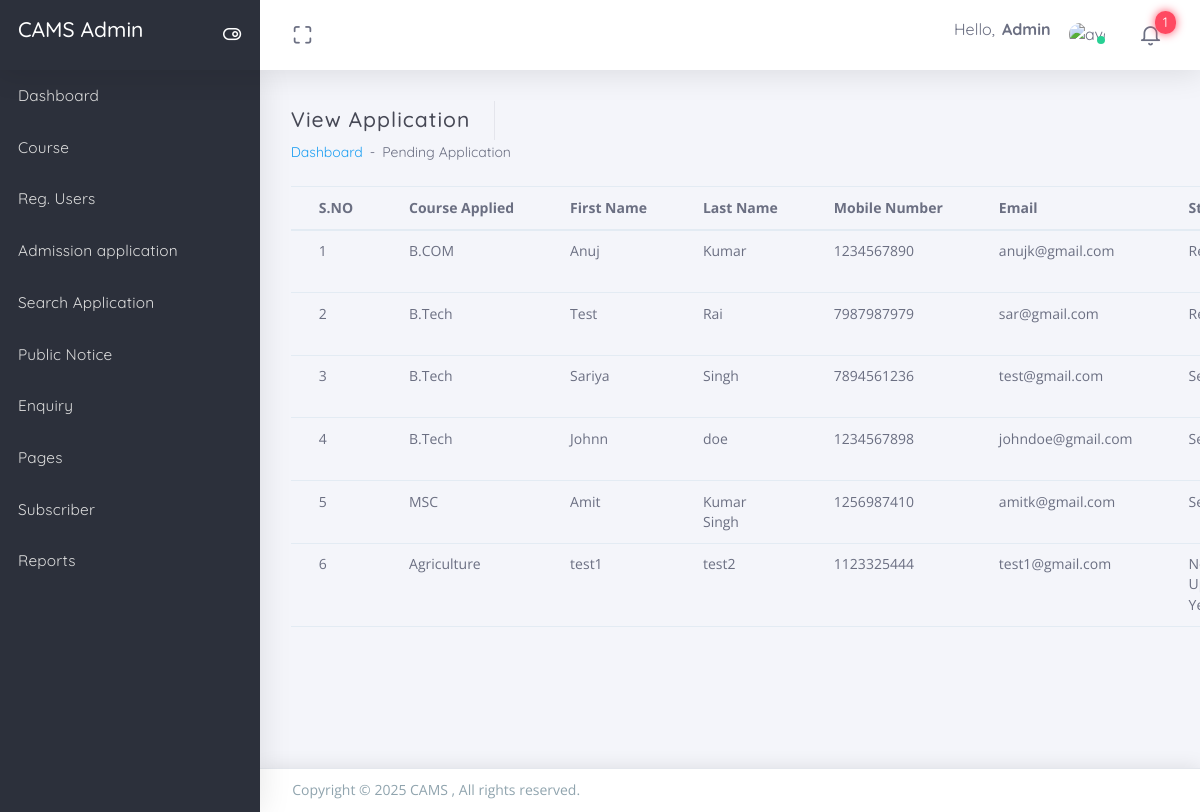
The page /uams/admin/all-application.php (signed in) on the database its author committed.
### tables this page shows
CREATE TABLE `tbladmapplications` (
  `ID` int(11) NOT NULL,
  `UserId` char(10) NOT NULL,
  `CourseApplied` varchar(120) DEFAULT NULL,
  `FatherName` varchar(120) DEFAULT NULL,
  `MotherName` varchar(120) DEFAULT NULL,
  `DOB` date DEFAULT NULL,
  `Nationality` varchar(120) DEFAULT NULL,
  `Gender` varchar(200) DEFAULT NULL,
  `Category` varchar(200) DEFAULT NULL,
  `CorrespondenceAdd` varchar(350) NOT NULL,
  `PermanentAdd` varchar(350) NOT NULL,
  `SecondaryBoard` varchar(120) DEFAULT NULL,
  `SecondaryBoardyop` varchar(120) DEFAULT NULL,
  `SecondaryBoardper` varchar(120) DEFAULT NULL,
  `SecondaryBoardstream` varchar(120) DEFAULT NULL,
  `SSecondaryBoard` varchar(120) DEFAULT NULL,
  `SSecondaryBoardyop` varchar(120) DEFAULT NULL,
  `SSecondaryBoardper` varchar(120) DEFAULT NULL,
  `SSecondaryBoardstream` varchar(120) DEFAULT NULL,
  `GraUni` varchar(120) DEFAULT NULL,
  `GraUniyop` varchar(120) DEFAULT NULL,
  `GraUnidper` varchar(120) DEFAULT NULL,
  `GraUnistream` varchar(120) DEFAULT NULL,
  `PGUni` varchar(120) DEFAULT NULL,
  `PGUniyop` varchar(120) DEFAULT NULL,
  `PGUniper` varchar(120) DEFAULT NULL,
  `PGUnistream` varchar(120) DEFAULT NULL,
  `TransferCertificate` varchar(120) DEFAULT NULL,
  `TenMarksheeet` varchar(120) DEFAULT NULL,
  `TwelveMarksheet` varchar(120) DEFAULT NULL,
  `GraduationCertificate` varchar(120) DEFAULT NULL,
  `PostgraduationCertificate` varchar(120) DEFAULT NULL,
  `Declaration` varchar(120) DEFAULT NULL,
  `Signature` varchar(120) DEFAULT NULL,
  `CourseApplieddate` timestamp NOT NULL DEFAULT current_timestamp(),
  `AdminRemark` varchar(255) DEFAULT NULL,
  `FeeAmount` decimal(10,0) DEFAULT NULL,
  `AdminStatus` varchar(20) DEFAULT NULL,
  `AdminRemarkDate` timestamp NULL DEFAULT NULL ON UPDATE current_timestamp(),
  `UserPic` varchar(200) DEFAULT NULL
);

CREATE TABLE `tbluser` (
  `ID` int(11) NOT NULL,
  `FirstName` varchar(45) DEFAULT NULL,
  `LastName` varchar(45) DEFAULT NULL,
  `MobileNumber` bigint(10) DEFAULT NULL,
  `Email` varchar(120) DEFAULT NULL,
  `Password` varchar(60) DEFAULT NULL,
  `PostingDate` timestamp NULL DEFAULT current_timestamp()
);

### uams/admin/all-application.php (the view, shortened to what this page needs)
<?php
include('includes/dbconnection.php');
if (strlen($_SESSION['aid']==0)) {
  header('location:logout.php');
  } else{
?>
<!DOCTYPE html>
<html class="loading" lang="en" data-textdirection="ltr">
<head>
  <link href="https://maxcdn.icons8.com/fonts/line-awesome/1.1/css/line-awesome.min.css"
  rel="stylesheet">
</head>
<body class="vertical-layout vertical-menu-modern 2-columns   menu-expanded fixed-navbar"
data-open="click" data-menu="vertical-menu-modern" data-col="2-columns">
<?php include('includes/header.php');?>
<?php include('includes/leftbar.php');?>
  <div class="app-content content">
    <div class="content-wrapper">
      <div class="content-header row">
        <div class="content-header-left col-md-6 col-12 mb-2 breadcrumb-new">
          <h3 class="content-header-title mb-0 d-inline-block">
           View Application
          </h3>
          <div class="row breadcrumbs-top d-inline-block">
            <div class="breadcrumb-wrapper col-12">
              <ol class="breadcrumb">
                <li class="breadcrumb-item"><a href="dashboard.php">Dashboard</a>
                </li>
                <li class="breadcrumb-item active">Pending Application
                </li>
              </ol>
            </div>
          </div>
        </div>
      </div>
      <div class="content-body">
<table class="table mb-0">
 <thead>
                <tr>
                  <th>S.NO</th>
                  <th>Course Applied</th>
                  <th>First Name</th>
                  <th>Last Name</th>
                   <th>Mobile Number</th>
                   <th>Email</th>
                   <th>Status</th>
                </tr>
              </thead>
  <?php
$ret=mysqli_query($con,"select tbladmapplications.CourseApplied,tbladmapplications.AdminStatus,tbladmapplications.ID as apid, tbluser.FirstName,tbluser.LastName,tbluser.MobileNumber,tbluser.Email from  tbladmapplications inner join tbluser on tbluser.ID=tbladmapplications.UserId");
$cnt=1;
while ($row=mysqli_fetch_array($ret)) {
?>
                <tr>
                  <td><?php echo $cnt;?></td>
                       <td><?php  echo $row['CourseApplied'];?></td>
                  <td><?php  echo $row['FirstName'];?></td>
                  <td><?php  echo $row['LastName'];?></td>
                   <td><?php  echo $row['MobileNumber'];?></td>
                    <td><?php  echo $row['Email'];?></td>
         <?php if($row['AdminStatus']==""){ ?>
                     <td><?php echo "Not Updated Yet"; ?></td>
<?php } if($row['AdminStatus']=="1"){ ?>                  <td><?php  echo "Selected";?></td>
<?php } if($row['AdminStatus']=="2"){ ?>
   <td><?php  echo "Rejected";?>
                  </td>
                  <?php } ?>
                </tr>
                <?php
$cnt=$cnt+1;
}?>
</table>
</div>
      </div>
      </div>
<?php include('includes/footer.php');?>
</body>
</html>
<?php  } ?>

### uams/admin/includes/header.php (shortened to what this page needs)
  <link rel="stylesheet" type="text/css" href="../app-assets/css/vendors.css">
  <link rel="stylesheet" type="text/css" href="../app-assets/css/app.css">
  <link rel="stylesheet" type="text/css" href="../app-assets/css/core/menu/menu-types/vertical-menu-modern.css">
  <link rel="stylesheet" type="text/css" href="../app-assets/css/core/colors/palette-gradient.css">
  <link rel="stylesheet" type="text/css" href="../app-assets/css/plugins/forms/extended/form-extended.css">
<nav class="header-navbar navbar-expand-md navbar navbar-with-menu navbar-without-dd-arrow fixed-top navbar-semi-dark navbar-shadow">
    <div class="navbar-wrapper">
      <div class="navbar-header">
        <ul class="nav navbar-nav flex-row">
          <li class="nav-item mr-auto">
            <a class="navbar-brand" href="dashboard.php">
              <h3 class="brand-text">CAMS Admin</h3>
            </a>
          </li>
          <li class="nav-item d-none d-md-block float-right"><a class="nav-link modern-nav-toggle pr-0" data-toggle="collapse"><i class="toggle-icon ft-toggle-right font-medium-3 white" data-ticon="ft-toggle-right"></i></a></li>
        </ul>
      </div>
      <div class="navbar-container content">
        <div class="collapse navbar-collapse" id="navbar-mobile">
          <ul class="nav navbar-nav mr-auto float-left">
            <li class="nav-item d-none d-md-block"><a class="nav-link nav-link-expand" href="#"><i class="ficon ft-maximize"></i></a></li>
          </ul>
          <ul class="nav navbar-nav float-right">
            <li class="dropdown dropdown-user nav-item">
              <a class="dropdown-toggle nav-link dropdown-user-link" href="#" data-toggle="dropdown">
                <span class="mr-1">Hello,
                  <?php
$admid=$_SESSION['aid'];
$ret=mysqli_query($con,"select AdminName from tbladmin where ID='$admid'");
$row=mysqli_fetch_array($ret);
$name=$row['AdminName'];
?>
                  <span class="user-name text-bold-700" ><?php echo $name; ?></span>
                </span>
                <span class="avatar avatar-online">
                  <img src="app-assets/images/user.png" alt="avatar"><i></i></span>
              </a>
            </li>
<?php $qury=mysqli_query($con,"SELECT  tbladmapplications.ID as appid,tbluser.FirstName,tbladmapplications.CourseApplieddate from tbladmapplications join tbluser on tbluser.ID=tbladmapplications.UserId where tbladmapplications.AdminStatus is null");
$num=mysqli_num_rows($qury);
?>
 <li class="dropdown dropdown-notification nav-item">
              <a class="nav-link nav-link-label" href="#" data-toggle="dropdown"><i class="ficon ft-bell"></i>
                <span class="badge badge-pill badge-default badge-danger badge-default badge-up badge-glow">
                  <?php echo $num;?></span>
              </a>
            </li>
          </ul>
        </div>
      </div>
    </div>
  </nav>

### uams/admin/includes/leftbar.php (shortened to what this page needs)
 <div class="main-menu menu-fixed menu-dark menu-accordion menu-shadow" data-scroll-to-active="true">
    <div class="main-menu-content">
      <ul class="navigation navigation-main" id="main-menu-navigation" data-menu="menu-navigation">
        <li class=" nav-item"><a href="dashboard.php"><i class="la la-home"></i><span class="menu-title" data-i18n="nav.dash.main">Dashboard</span></a>
        </li>
     <li class=" nav-item"><a href="#"><i class="la la-file"></i><span class="menu-title" data-i18n="nav.footers.main">Course</span></a>
        </li>
           <li class=" nav-item"><a href="user-detail.php"><i class="la la-users"></i><span class="menu-title" data-i18n="nav.dash.main">Reg. Users</span></a>
        </li>
<li class=" nav-item"><a href="#"><i class="la la-file"></i><span class="menu-title" data-i18n="nav.footers.main">Admission application</span></a>
        </li>
<li class=" nav-item"><a href="search-application.php"><i class="la la-search"></i><span class="menu-title" data-i18n="nav.dash.main">Search Application</span></a>
        </li>
<li class=" nav-item"><a href="#"><i class="la la-download"></i><span class="menu-title" data-i18n="nav.footers.main">Public Notice</span></a>
        </li>
<li class=" nav-item"><a href="#"><i class="la la-download"></i><span class="menu-title" data-i18n="nav.footers.main">Enquiry</span></a>
        </li>
        <li class=" nav-item"><a href="#"><i class="la la-download"></i><span class="menu-title" data-i18n="nav.footers.main">Pages</span></a>
        </li>
   <li class=" nav-item"><a href="subscriber.php"><i class="la la-users"></i><span class="menu-title" data-i18n="nav.dash.main">Subscriber</span></a>
        </li>
         <li class=" nav-item"><a href="bwdates-report-ds.php"><i class="la la-file"></i><span class="menu-title" data-i18n="nav.dash.main">Reports</span></a>
        </li>
          </ul>
    </div>
  </div>

### uams/admin/includes/footer.php (shortened to what this page needs)
<footer class="footer footer-static footer-light navbar-border navbar-shadow">
  <p class="clearfix blue-grey lighten-2 text-sm-center mb-0 px-2">
    <span class="float-md-left d-block d-md-inline-block">Copyright &copy; <?php echo date('Y');?> <a class="text-bold-800 grey darken-2">CAMS </a>, All rights reserved. </span>
  </p>
</footer>

### uams/app-assets/css/core/menu/menu-types/vertical-menu-modern.css (style rules this page uses)
body.vertical-layout.vertical-menu-modern .navbar .navbar-brand { white-space: nowrap; }
body.vertical-layout.vertical-menu-modern .main-menu { transition: 0.4s cubic-bezier(0.25, 0.8, 0.25, 1); transform: translate3d(0, 0, 0); backface-visibility: hidden; }
body.vertical-layout.vertical-menu-modern .main-menu li a span { animation: 0.3s cubic-bezier(0.25, 0.8, 0.25, 1) 0s normal forwards 1 fadein; }
body.vertical-layout.vertical-menu-modern.menu-expanded .navbar .navbar-header { float: left; width: 260px; }
body.vertical-layout.vertical-menu-modern.menu-expanded .navbar .navbar-container { margin-left: 260px; }
body.vertical-layout.vertical-menu-modern.menu-expanded .navbar .navbar-brand .brand-text { animation: 0.3s cubic-bezier(0.25, 0.8, 0.25, 1) 0s normal forwards 1 fadein; }
body.vertical-layout.vertical-menu-modern.menu-expanded .main-menu { width: 260px; }
body.vertical-layout.vertical-menu-modern.menu-expanded .content, body.vertical-layout.vertical-menu-modern.menu-expanded .footer { margin-left: 260px; }

### rows shown on the page
tbladmapplications: CourseApplied "B.COM", UserId.FirstName "Anuj", UserId.LastName "Kumar", UserId.MobileNumber "1234567890", UserId.Email "anujk@gmail.com", AdminStatus "Rejected"
tbladmapplications: CourseApplied "B.Tech", UserId.FirstName "Test", UserId.LastName "Rai", UserId.MobileNumber "7987987979", UserId.Email "sar@gmail.com", AdminStatus "Rejected"
tbladmapplications: CourseApplied "B.Tech", UserId.FirstName "Sariya", UserId.LastName "Singh", UserId.MobileNumber "7894561236", UserId.Email "test@gmail.com", AdminStatus "Selected"
tbladmapplications: CourseApplied "B.Tech", UserId.FirstName "Johnn", UserId.LastName "doe", UserId.MobileNumber "1234567898", UserId.Email "johndoe@gmail.com", AdminStatus "Selected"
tbladmapplications: CourseApplied "MSC", UserId.FirstName "Amit", UserId.LastName "Kumar Singh", UserId.MobileNumber "1256987410", UserId.Email "amitk@gmail.com", AdminStatus "Selected"
tbladmapplications: CourseApplied "Agriculture", UserId.FirstName "test1", UserId.LastName "test2", UserId.MobileNumber "1123325444", UserId.Email "test1@gmail.com", shows "Not Updated Yet"

### other values the page prints
$name "Admin"
$num "1"
